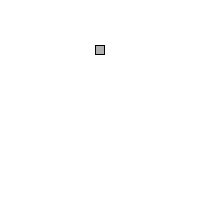
Frame 1 (no input)
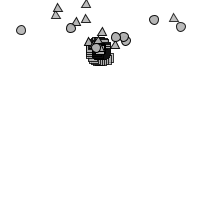
Frame 60 (the mouse pressed at the canvas centre just before this capture)
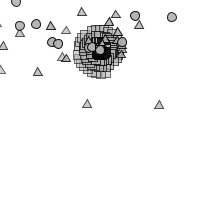
Frame 120 (the mouse held since frame 60 and released just before this capture)

The Processing sketch that drew these frames (run headless with seeded random() and noise(); from frame 60 on, the mouse is pressed at the canvas centre):

// Processing sketch: e08
// ── e08.pde
import java.util.Iterator;

ParticleSystem ps;

void setup() {
  size(200,200);
  ps = new ParticleSystem(width/2,50);
}

void draw() {
  background(255);
  ps.run();
}

class ParticleSystem {
  
  ArrayList<Particle> particles;
  
  PVector location;
  
  ParticleSystem(float x, float y) {
    particles = new ArrayList<Particle>();
    location = new PVector(x,y);
  }
  
  void run() {
    _addParticle();
    _updateParticles();
  }
  
  void _addParticle() {
    float r = random(0,1);
    if (r < 0.85) particles.add(new Orbiter(location));
    if (r < 0.2) particles.add(new FallingHair(location));
    if (r < 0.4) particles.add(new Bullet(location));
  }
  
  void _updateParticles() {
    Iterator<Particle> it = particles.iterator();
    while (it.hasNext()) {
      Particle p = it.next();
      p.display();
      p.update();
      if (p.isDead())
        it.remove();
    }
  }
}

interface Particle {
  void display();
  void update();
  boolean isDead();
}

class Orbiter implements Particle {
  
  PVector center;
  float radius = 0;
  float angle = 0;
  
  float lifespan = 255;
  
  Orbiter(PVector center_) {
    center = center_;
  }
  
  void display() {
    PVector location = _getLocation();
    
    fill(175,lifespan);
    stroke(0,lifespan);
    rectMode(CENTER);
    rect(location.x,location.y,9,9);
  }
  
  void update() {
    radius += 0.2;
    radius = constrain(radius,0,25);
    
    angle -= 0.2; // counter clockwise
    
    lifespan -= 1;
  }
  
  boolean isDead() {
    return lifespan < 0;
  }
  
  PVector _getLocation() {
    PVector result = PVector.fromAngle(angle);
    result.mult(radius);
    result.add(center);
    return result;
  }
}

abstract class FallingParticle implements Particle {
  
  // a particle that falls and dies
  
  PVector location;
  PVector velocity;
  PVector acceleration;
  
  float lifespan = 255;
  
  FallingParticle(PVector location_, PVector velocity_, PVector acceleration_) {
    location = location_.copy();
    velocity = velocity_.copy();
    acceleration = acceleration_.copy();
  }
  
  abstract void display();
  
  void update() {
    velocity.add(acceleration);
    location.add(velocity);
    lifespan -= 1;
  }
  
  boolean isDead() {
    return lifespan < 0;
  }
}

class FallingHair extends FallingParticle {
  
  FallingHair(PVector location_) {
    super(
      location_,
      new PVector(random(-1.5,1.5),random(-2,-0.5)),
      new PVector(0,0.03)
    );
  }
  
  void display() {
    // side and height of equilateral triangle
    float s = 9;
    float h = sqrt(3) * s / 2;
    
    pushMatrix();
    translate(location.x, location.y);
    fill(175,lifespan);
    stroke(0,lifespan);
    triangle(-s/2,h/3,0,-2*h/3,s/2,h/3);
    popMatrix();
  }
}

class Bullet extends FallingParticle {
  
  Bullet(PVector location_) {
    super(
      location_,
      new PVector(random(3.5,4.0)*randomSign(),random(-4.0,-0.3)),
      new PVector(0,0.005)
    );
  }
  
  int _randomDirection() {
    if (random(0,1) < 0.5)
      return -1;
    else
      return 1;
  }
  
  void display() {
    float gray = map(lifespan,0,255,-160,255); // "disappear" earlier
    fill(175,gray);
    stroke(0,gray);
    ellipse(location.x,location.y,9,9);
  }
}

int randomSign() {
  if (random(0,1) < 0.5)
    return -1;
  else
    return 1;
}
